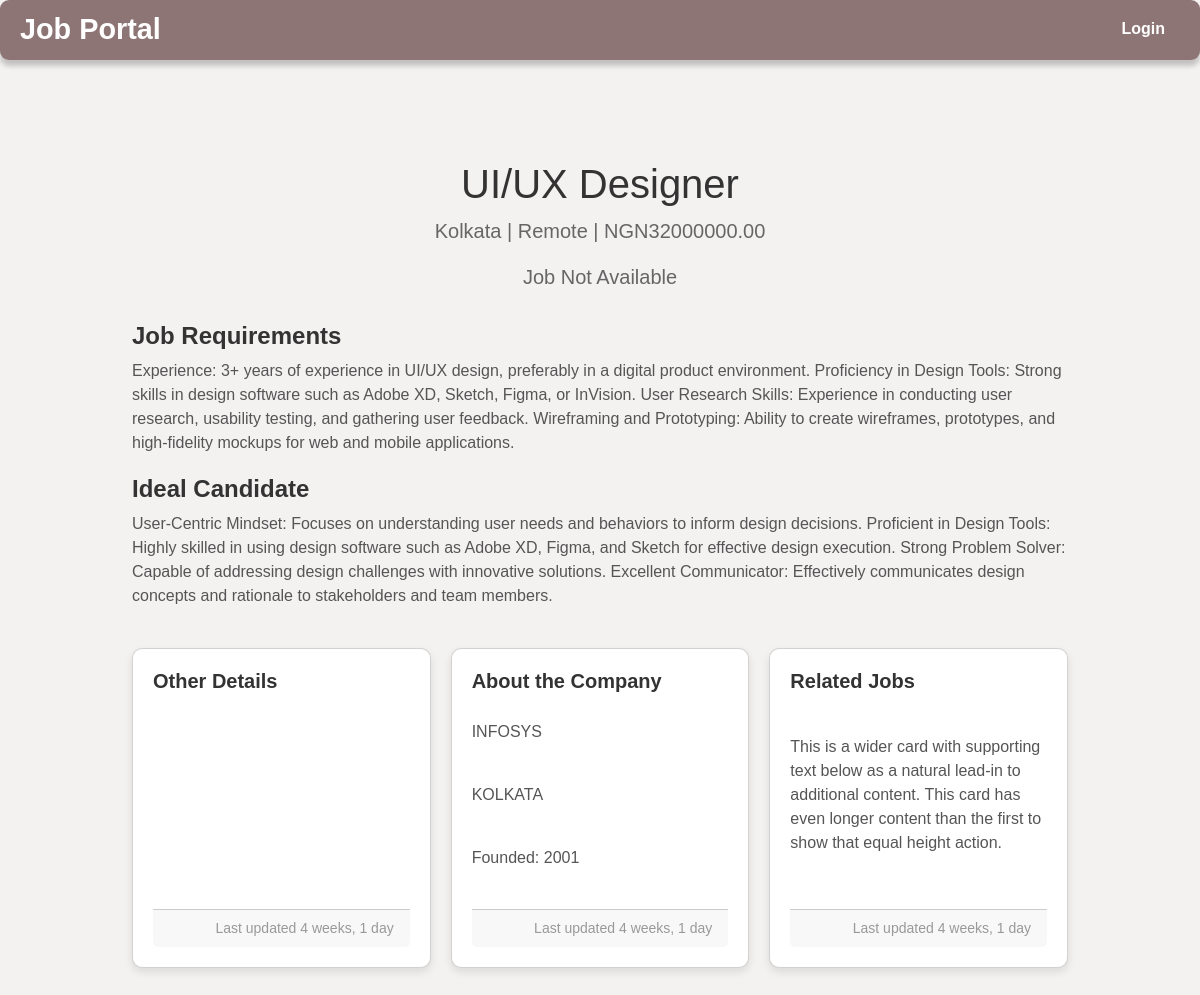
Before: /job/8/ with the older database file.
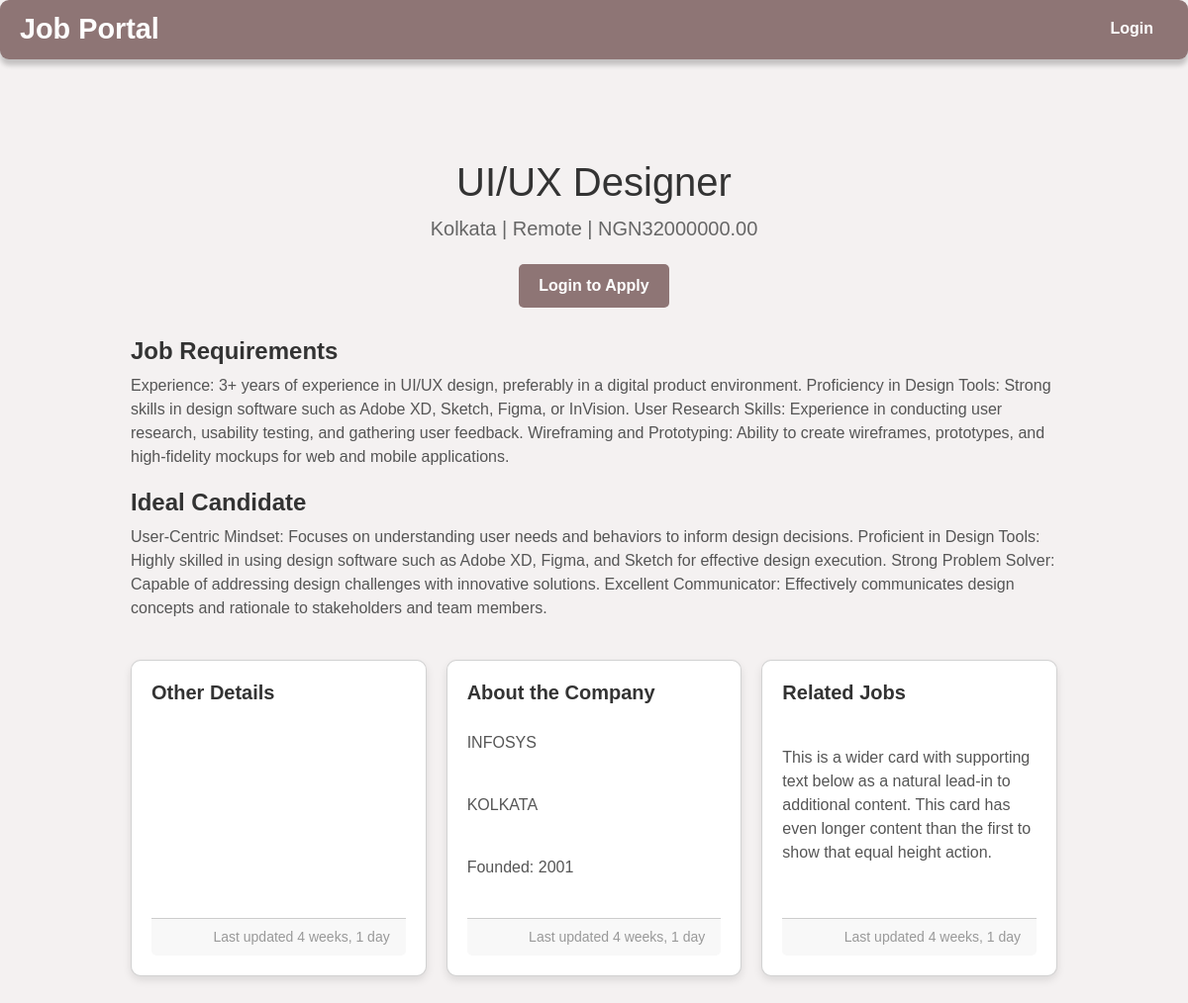
After: the same page with the newer database file.
### job_app/views.py (the view, shortened to what this page needs)
# urls.py: path('job/<int:job_id>/', views.job_detail, name='job_detail'),
def job_detail(request, job_id):
    job = get_object_or_404(Job, id=job_id)
    applicant_id = request.session.get('applicant_id')
    applicant_username = None
    recruiter_username = None
    has_resume = False
    is_applicant = False  # Flag to indicate if the user is an applicant
    if request.user.is_authenticated and not applicant_id:
        recruiter_username = request.user.username
    return render(request, 'ViewDetails.html', {
        'job': job,
        'applicant_username': applicant_username,
        'recruiter_username': recruiter_username,
        'has_resume': has_resume,
        'is_applicant': is_applicant,  # Pass the flag to the template
        'request': request
    })

### job_app/templates/ViewDetails.html (shortened to what this page needs)
<!DOCTYPE html>
<html lang="en">
<head>
    <link rel="stylesheet" href="https://cdnjs.cloudflare.com/ajax/libs/font-awesome/6.0.0-beta3/css/all.min.css">
    <link href="https://cdn.jsdelivr.net/npm/bootstrap@5.3.0-alpha1/dist/css/bootstrap.min.css" rel="stylesheet">
</head>
<body>
<header>
    <div class="logo"><a href="{% url 'home' %}">Job Portal</a></div>
    <ul>
       {% if applicant_username %}
    <li><a id="aboutus" href="#about">About Us</a></li>
    <li><a id="product" href="{% url 'resume' %}">Resume/CV</a></li>
    <li class="user-info" id="user-info" onclick="toggleLogout()">
        Applicant: {{ applicant_username }} <i class="fas fa-sign-out-alt logout-icon"></i>
    </li>
    <li id="logout" style="display: none; color: black">
        <a id="login" href="{% url 'logout' %}">Logout</a>
    </li>
{% else %}
    <li><a id="login" href="{% url 'login' %}">Login</a></li>
{% endif %}
    </ul>
</header>
<div class="container">
     <div class="job-header">
        <h1>{{ job.title }}</h1>
        <p>{{ job.location }} | {{ job.job_type }} | NGN{{ job.salary }}</p>
        {% if job.availability %}
            {% if is_applicant %}
                <button class="apply-btn"><a href="{% url 'apply_for_job' job.id %}">Apply for this Job</a></button>
            {% elif recruiter_username %}
                <p>.........</p>
            {% else %}
                <button class="apply-btn"><a href="{% url 'applicant_login' %}">Login to Apply</a></button>
            {% endif %}
        {% else %}
            <p class="job-not-available">Job Not Available</p>
        {% endif %}
    </div>
    <div class="job-details">
        <div class="section">
            <h3>Job Requirements</h3>
            <p>{{ job.requirements }}</p>
        </div>
        <div class="section">
            <h3>Ideal Candidate</h3>
            <p>{{ job.ideal_candidate }}</p>
        </div>
    </div>
    <div class="cards-container">
        <div class="card">
            <h5>Other Details</h5>
            <div class="card-footer">Last updated {{ job.created_at|timesince }}</div>
        </div>
        <div class="card">
            <h5>About the Company</h5>
            <p>INFOSYS</p>
            <p>KOLKATA</p>
            <p>Founded: 2001</p>
            <div class="card-footer">Last updated {{ job.created_at|timesince }}</div>
        </div>
        <div class="card">
            <h5>Related Jobs</h5>
            <p>This is a wider card with supporting text below as a natural lead-in to additional content. This card has even longer content than the first to show that equal height action.</p>
            <div class="card-footer">Last updated {{ job.created_at|timesince }}</div>
        </div>
    </div>
</div>
</body>
</html>

Changed rows visible on the page:
changed Job "UI/UX Designer": availability False → True (drawn)
Other visible differences:
text no longer shown: "Job Not Available"
text now shown: "Login to Apply"
